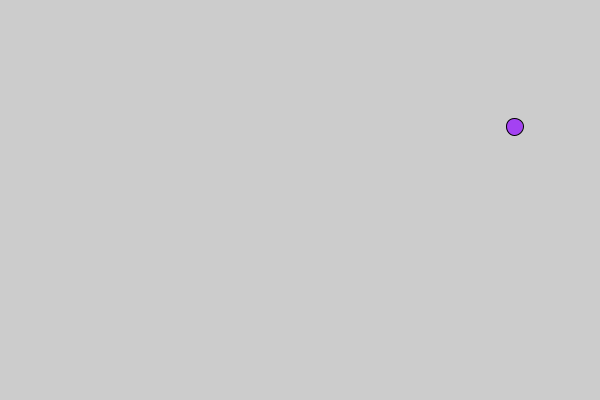
Frame 1 (no input)
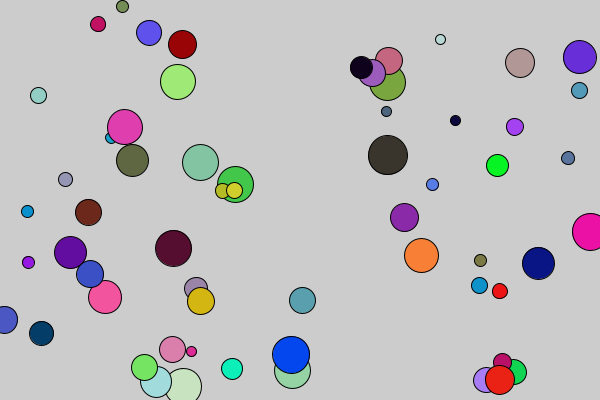
Frame 60 (the mouse pressed at the canvas centre just before this capture)
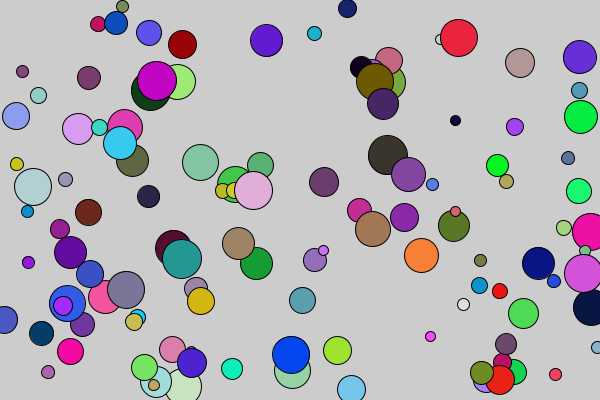
Frame 120 (the mouse held since frame 60 and released just before this capture)

The Processing sketch that drew these frames (run headless with seeded random() and noise(); from frame 60 on, the mouse is pressed at the canvas centre):

// Processing sketch: sketch_150423e_random
// ── sketch_150423e_random.pde


void setup(){
  size(600, 400);
}

void draw(){
  
  fill(random(255), random(255), random(255));
  int diameter = (int) random(10, 40);
  ellipse(random(width), random(height), diameter, diameter);
}
